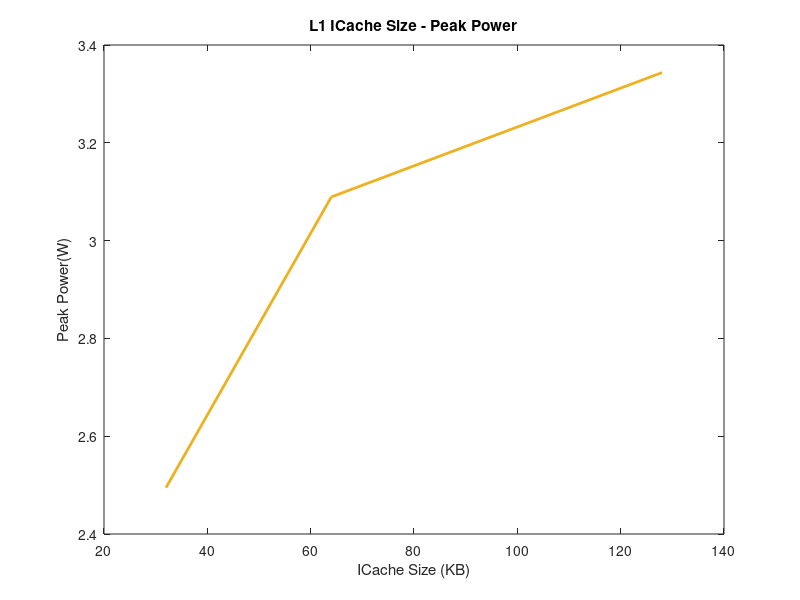

This chart was generated by the following MATLAB code:
%% L1 Icache size

%401.bzip2 benchmark
peak32 = 1.95501 + 0.539842;
peak64 = 2.54945 + 0.539842;
peak128 = 2.80378 + 0.539842;

%429.mcf benchmark  
m32 = 1.95501 + 0.539842;
m64 = 2.54945 + 0.539842;
m128 = 2.80378 + 0.539842;

%456.hmmer benchmark
hm32 = 1.95501 + 0.539842;
hm64 = 2.54945 + 0.539842;
hm128 = 2.80378 + 0.539842;

%458.sjeng
j32 = 1.95501 + 0.539842;
j64 = 2.54945 + 0.539842;
j128 = 2.80378 + 0.539842;

%470.lbm benchmark
l32 = 1.95501 + 0.539842;
l64 = 2.54945 + 0.539842;
l128 = 2.80378 + 0.539842;

tot32 = (peak32 + m32 + hm32 + j32 + l32)/5;
tot64 = (peak64 + m64 + hm64 + j64 + l64)/5;
tot128 = (peak128 + m128 + hm128 + j128 + l128)/5;
total = [tot32, tot64, tot128];
size = [32 64 128];
%% PLOTS 
plot(size, total, 'col','#EDB120','Linewidth', 2);
title('L1 ICache Size - Peak Power')
xlabel('ICache Size (KB)')
ylabel('Peak Power(W)')